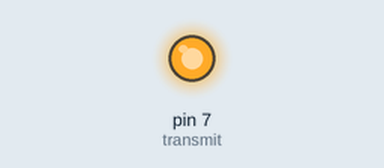
This sketch was run on a simulated Arduino Uno, built with avr-gcc and run on an emulated ATmega328P. Shown: output pins drawn as LEDs (lit = HIGH). What the sketch prints to the serial monitor is not drawn.

Above: at 0.2 s.
Timing chart, 0 to 1.7 s (numbered marks = the images above):
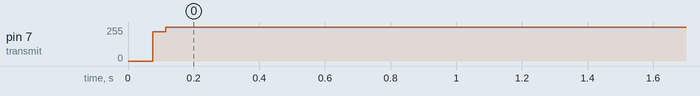

The sketch:

bitmask-arduino-uno.ino
```cpp
byte transmit = 7;  // define our transmit pin
byte data = 170;    // value to transmit, binary 10101010
byte mask = 0b00000100;  // (0x04) which corresponds to the bit 2
byte bitDelay = 100;

void setup() {
  pinMode(transmit, OUTPUT);
  Serial.begin(115200);

  Serial.print("data: ");
  Serial.print(data);
  Serial.print("   ");
  Serial.println(data, BIN);

  Serial.print("1 << 10101010:  ");
  Serial.println(1 << data, BIN);

  Serial.print("1 >> 10101010:  ");
  Serial.println(1 >> data, BIN);

  Serial.print("10101010 >> 1:  ");
  Serial.println(data >> 1, BIN);

  Serial.print("10101010 << 1:  ");
  Serial.println(data << 1, BIN);
  Serial.println("\n");

  for (mask = 00000001; mask > 0; mask <<= 1) {  // iterate through bit mask
    Serial.print("mask: ");
    Serial.print(mask, BIN);
    Serial.print("   data: ");
    Serial.print(data, BIN);
    Serial.print("   data & mask: ");
    if (data & mask) {               // if bitwise AND resolves to true
      digitalWrite(transmit, HIGH);  // send 1
      Serial.println("HIGH");
    } else {                        // if bitwise and resolves to false
      digitalWrite(transmit, LOW);  // send 0
      Serial.println("LOW");
    }
    delayMicroseconds(bitDelay);    // delay
    Serial.println("-------------");
  }

  Serial.println("\n");
  data = 170;
  mask = 0b00000100;
  Serial.print("data:  ");
  Serial.println(data, BIN);
  Serial.print("mask:  ");
  Serial.println(mask, BIN);

  Serial.print("Turn on pin 2 (data |= mask):    ");
  data |= mask;
  Serial.println(data, BIN);
  Serial.print("Turn off pin 2 (data &= ~mask):  ");
  data &= ~mask;
  Serial.println(data, BIN);
}

void loop() { }
```

Measured:
- by itself, pin 7 (transmit): 0/255 → 255/255 at 0.07 s
